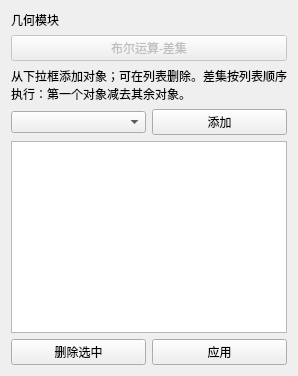
<?xml version="1.0" encoding="UTF-8"?>
<ui version="4.0">
 <class>OccBooleanCutWidget</class>
 <widget class="QWidget" name="OccBooleanCutWidget">
  <layout class="QVBoxLayout" name="verticalLayout">
   <item><widget class="QLabel" name="pageNameLabel"><property name="text"><string>几何模块</string></property></widget></item>
   <item><widget class="QPushButton" name="sectionTitleButton"><property name="enabled"><bool>false</bool></property><property name="text"><string>布尔运算-差集</string></property></widget></item>
   <item><widget class="QLabel" name="tipLabel"><property name="text"><string>从下拉框添加对象；可在列表删除。差集按列表顺序执行：第一个对象减去其余对象。</string></property><property name="wordWrap"><bool>true</bool></property></widget></item>
   <item><layout class="QHBoxLayout" name="addLayout"><item><widget class="QComboBox" name="sourceComboBox"/></item><item><widget class="QPushButton" name="addButton"><property name="text"><string>添加</string></property></widget></item></layout></item>
   <item><widget class="QListWidget" name="selectedListWidget"><property name="selectionMode"><enum>QAbstractItemView::ExtendedSelection</enum></property></widget></item>
   <item><layout class="QHBoxLayout" name="actionLayout"><item><widget class="QPushButton" name="removeButton"><property name="text"><string>删除选中</string></property></widget></item><item><widget class="QPushButton" name="applyButton"><property name="text"><string>应用</string></property></widget></item></layout></item>
  </layout>
 </widget>
 <resources/>
 <connections/>
</ui>
